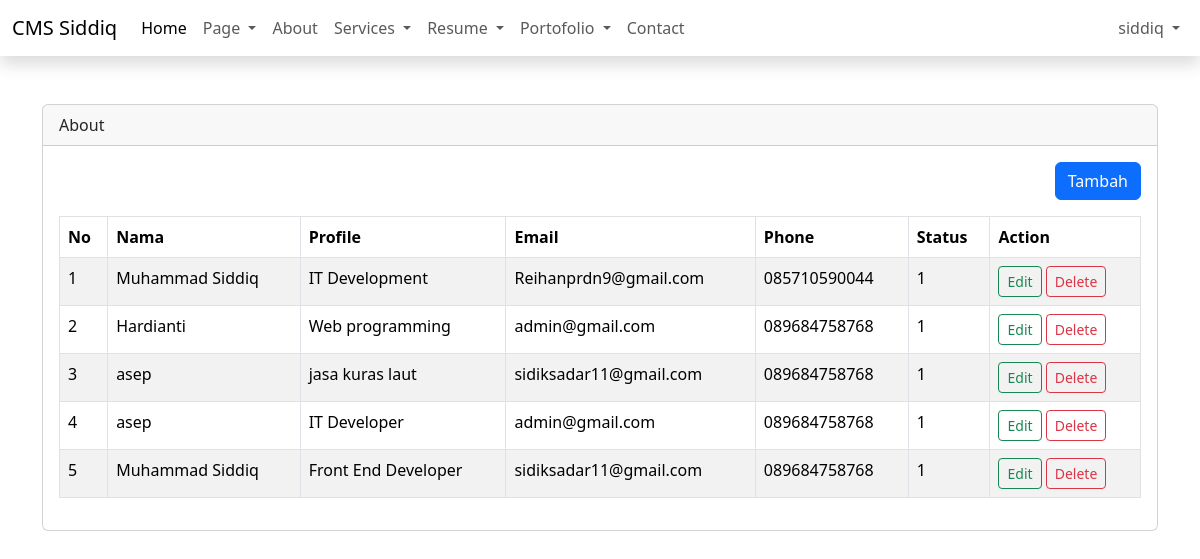
Page /admin/dashboard.php?page=about (signed in) on the committed database.
### tables this page shows
CREATE TABLE `abouts` (
  `id` int(11) NOT NULL,
  `name` varchar(50) NOT NULL,
  `profile` varchar(50) NOT NULL,
  `email` varchar(50) NOT NULL,
  `phone` varchar(20) NOT NULL,
  `photo` varchar(100) NOT NULL,
  `status` tinyint(1) NOT NULL DEFAULT 1,
  `skills` varchar(50) NOT NULL,
  `description` text NOT NULL,
  `created_ad` timestamp NOT NULL DEFAULT current_timestamp(),
  `updated_at` timestamp NULL DEFAULT current_timestamp()
);

### admin/content/about.php (the view, shortened to what this page needs)
<?php
$query = mysqli_query($config, "SELECT * FROM abouts ORDER BY id DESC");
$row = mysqli_fetch_all($query, MYSQLI_ASSOC);
?>
<div class="table-responsive">
    <div align="right" class="mb-3">
        <a href="?page=manage-about" class="btn btn-primary">Tambah</a>
    </div>
    <table class="table table-bordered table-striped" id="table">
        <thead>
            <tr>
                <th>No</th>
                <th>Nama</th>
                <th>Profile</th>
                <th>Email</th>
                <th>Phone</th>
                <th>Status</th>
                <th>Action</th>
            </tr>
        </thead>
        <tbody>
            <?php
            foreach ($row as $key => $data):
            ?>
                <tr>
                    <td><?= $key + 1 ?></td>
                    <td><?= $data['name'] ?></td>
                    <td><?= $data['profile'] ?></td>
                    <td><?= $data['email'] ?></td>
                    <td><?= $data['phone'] ?></td>
                    <td><?= $data['status'] ?></td>
                    <td>
                        <a href="manage-about.php?edit=<?php echo $data['id'] ?>" class="btn btn-outline-success btn-sm">Edit</a>
                        <a onclick="return confirm('Are you sure??')"
                            href="manage-about.php?delete=<?php echo $data['id'] ?>" class="btn btn-outline-danger btn-sm">Delete</a>
                    </td>
                </tr>
            <?php
            endforeach
            ?>
        </tbody>
    </table>
</div>

### admin/dashboard.php (shortened to what this page needs)
<?php
$_name = isset($_SESSION['name']) ? $_SESSION['name'] : '';
?>
<!DOCTYPE html>
<html lang="en">
<head>
    <link href="https://cdn.jsdelivr.net/npm/bootstrap@5.3.6/dist/css/bootstrap.min.css" rel="stylesheet"
>
    <link href="https://cdn.jsdelivr.net/npm/summernote@0.9.0/dist/summernote-lite.min.css" rel="stylesheet">
    <link rel="stylesheet" href="https://cdn.datatables.net/2.3.1/css/dataTables.dataTables.css" />
</head>
<body>
    <div class="wrapper">
        <?php include 'inc/header.php'; ?>
        <div class="content mt-5">
            <div class="container">
                <div class="row justify-content-center">
                    <div class="col-sm-12">
                        <div class="card">
                            <div class="card-header">
                                <?php echo isset($_GET['page']) ? str_replace("-", " ",  ucfirst($_GET['page'])) : 'Home'
                                ?>
                            </div>
                            <div class="card-body">
                                <?php
                                if (isset($_GET['page'])) {
                                    if (file_exists("content/" . $_GET['page'] . ".php")) {
                                        include('content/' . $_GET['page'] . ".php");
                                    } else {
                                        include "content/notfound.php";
                                    }
                                } else {
                                    include 'content/home.php';
                                }
                                ?>
                            </div>
                        </div>
                    </div>
                </div>
            </div>
        </div>
    </div>
</body>
</html>

### admin/inc/header.php (shortened to what this page needs)
<header class="shadow">
    <nav class="navbar navbar-expand-lg bg-body-white">
        <div class="container-fluid">
            <a class="navbar-brand" href="#">CMS Siddiq</a>
            <div class="collapse navbar-collapse" id="navbarSupportedContent">
                <ul class="navbar-nav me-auto mb-2 mb-lg-0">
                    <li class="nav-item">
                        <a class="nav-link active" aria-current="page" href="#">Home</a>
                    </li>
                    <li class="nav-item dropdown">
                        <a class="nav-link dropdown-toggle" href="#" role="button" data-bs-toggle="dropdown" aria-expanded="false">
                            Page
                        </a>
                    </li>
                    <li class="nav-item">
                        <a class="nav-link" href="?page=about">About</a>
                    </li>
                    <li class="nav-item dropdown">
                        <a class="nav-link dropdown-toggle" href="#" role="button" data-bs-toggle="dropdown" aria-expanded="false">
                            Services
                        </a>
                    </li>
                    <li class="nav-item dropdown">
                        <a class="nav-link dropdown-toggle" href="#" role="button" data-bs-toggle="dropdown" aria-expanded="false">
                            Resume
                        </a>
                    </li>
                    <li class="nav-item dropdown">
                        <a class="nav-link dropdown-toggle" href="#" role="button" data-bs-toggle="dropdown" aria-expanded="false">
                            Portofolio
                        </a>
                    </li>
                    <li class="nav-item">
                        <a class="nav-link" href="?page=contact">Contact</a>
                </ul>
                <ul class="navbar-nav mr-auto mb-2 mb-lg-0">
                    <li class="nav-item dropdown">
                        <a class="nav-link dropdown-toggle" href="#" role="button" data-bs-toggle="dropdown" aria-expanded="false">
                            <?php echo $_name ?>
                        </a>
                    </li>
                </ul>
            </div>
        </div>
    </nav>
</header>

### rows in the picture
abouts: name "Muhammad Siddiq", profile "IT Development", email "Reihanprdn9@gmail.com", phone "085710590044", status "1"
abouts: name "Hardianti", profile "Web programming", email "admin@gmail.com", phone "089684758768", status "1"
abouts: name "asep", profile "jasa kuras laut", email "sidiksadar11@gmail.com", phone "089684758768", status "1"
abouts: name "asep", profile "IT Developer", email "admin@gmail.com", phone "089684758768", status "1"
abouts: name "Muhammad Siddiq", profile "Front End Developer", email "sidiksadar11@gmail.com", phone "089684758768", status "1"

### other values in the picture
$_name "siddiq"
str_replace("-", " ",  ucfirst($_GET['page'])) "About"
